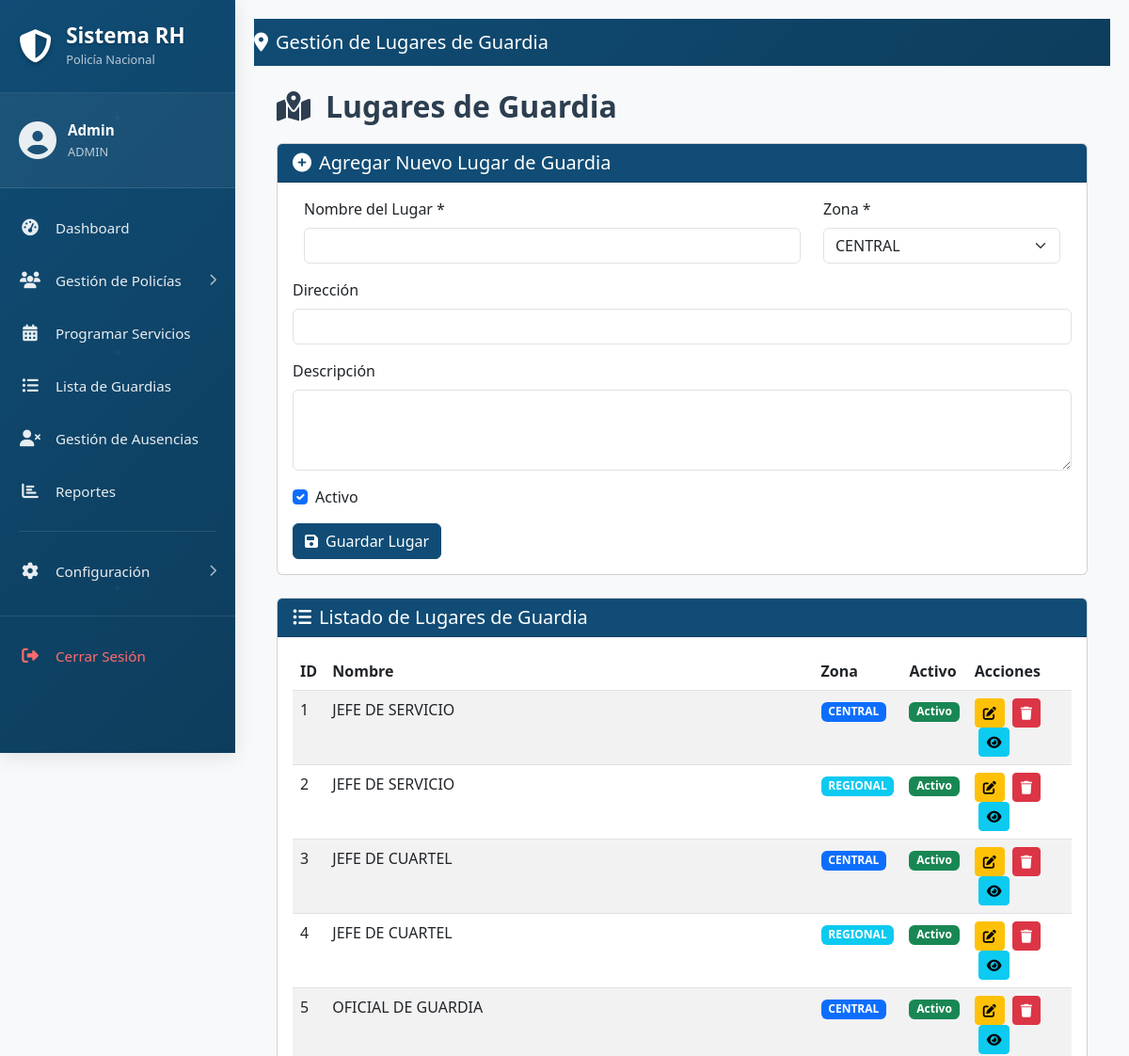
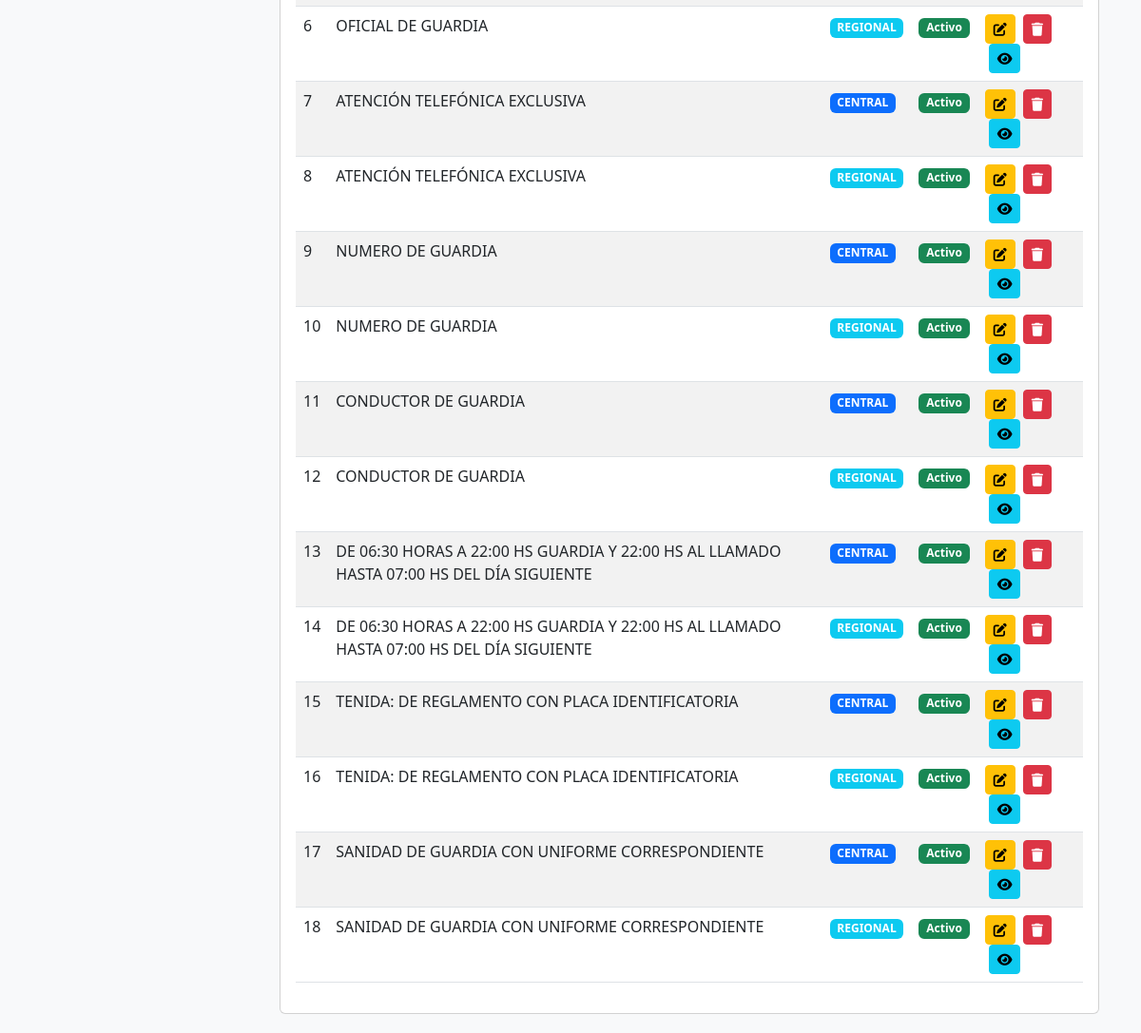
/admin/policias/lugar_guardias/index.php (signed in), run on the app's committed database (2 pictures, top to bottom).
### tables this page shows
CREATE TABLE `usuarios` (
  `id` int NOT NULL,
  `nombre_usuario` varchar(50) NOT NULL,
  `contraseña` varchar(255) NOT NULL,
  `nombre_completo` varchar(100) DEFAULT NULL,
  `email` varchar(100) DEFAULT NULL,
  `rol` enum('ADMIN','SUPERADMIN') DEFAULT 'ADMIN',
  `activo` tinyint(1) DEFAULT '1',
  `creado_en` timestamp NULL DEFAULT CURRENT_TIMESTAMP,
  `actualizado_en` timestamp NULL DEFAULT CURRENT_TIMESTAMP ON UPDATE CURRENT_TIMESTAMP
);

CREATE TABLE `lugares_guardias` (
  `id` int NOT NULL,
  `nombre` varchar(100) NOT NULL,
  `descripcion` text,
  `direccion` varchar(200) DEFAULT NULL,
  `zona` varchar(50) DEFAULT NULL,
  `activo` tinyint(1) DEFAULT '1',
  `created_at` timestamp NULL DEFAULT CURRENT_TIMESTAMP,
  `updated_at` timestamp NULL DEFAULT CURRENT_TIMESTAMP ON UPDATE CURRENT_TIMESTAMP
);

### admin/policias/lugar_guardias/index.php (the view, shortened to what this page needs)
<?php
require_once '../../../cnx/db_connect.php';
$lugares_guardia = [];
$result_lugares = $conn->query("SELECT * FROM lugares_guardias ORDER BY id ASC");
if ($result_lugares) {
    while ($row = $result_lugares->fetch()) {
        $lugares_guardia[] = $row;
    }
}
?>
<!DOCTYPE html>
<html lang="es">
<head>
    <link href="https://cdn.jsdelivr.net/npm/bootstrap@5.3.0/dist/css/bootstrap.min.css" rel="stylesheet">
    <link href="https://cdnjs.cloudflare.com/ajax/libs/font-awesome/6.4.0/css/all.min.css" rel="stylesheet">
</head>
<body>
    <div class="container-fluid">
        <div class="row g-0">
            <?php include '../../inc/sidebar.php'; ?>
            <div class="col-md-9 col-lg-10">
                <main class="main-content">
                    <nav class="navbar navbar-expand-lg navbar-custom-color navbar-dark mb-4">
                        <div class="container-fluid">
                            <span class="navbar-brand mb-0 h1">
                                <i class="fas fa-map-marker-alt me-2"></i>Gestión de Lugares de Guardia
                            </span>
                        </div>
                    </nav>
                    <div class="container-fluid px-4">
                        <h2 class="page-title-custom">
                            <i class="fas fa-map-marked-alt me-3"></i>Lugares de Guardia
                        </h2>
                        <div class="card mb-4">
                            <div class="card-header card-header-custom">
                                <h5 class="mb-0"><i class="fas fa-plus-circle me-2"></i>Agregar Nuevo Lugar de Guardia</h5>
                            </div>
                            <div class="card-body">
                                <form method="POST" action="<?php echo htmlspecialchars($_SERVER['PHP_SELF']); ?>">
                                    <div class="row">
                                        <div class="col-md-8 mb-3">
                                            <label for="nombre_lugar" class="form-label">Nombre del Lugar *</label>
                                            <input type="text" class="form-control" id="nombre_lugar" name="nombre_lugar" required>
                                        </div>
                                        <div class="col-md-4 mb-3">
                                            <label for="zona_lugar" class="form-label">Zona *</label>
                                            <select class="form-select" id="zona_lugar" name="zona_lugar" required>
                                                <option value="CENTRAL">CENTRAL</option>
                                            </select>
                                        </div>
                                    </div>
                                    <div class="mb-3">
                                        <label for="direccion_lugar" class="form-label">Dirección</label>
                                        <input type="text" class="form-control" id="direccion_lugar" name="direccion_lugar">
                                    </div>
                                    <div class="mb-3">
                                        <label for="descripcion_lugar" class="form-label">Descripción</label>
                                        <textarea class="form-control" id="descripcion_lugar" name="descripcion_lugar" rows="3"></textarea>
                                    </div>
                                    <div class="form-check mb-3">
                                        <input class="form-check-input" type="checkbox" value="1" id="activo_lugar" name="activo_lugar" checked>
                                        <label class="form-check-label" for="activo_lugar">Activo</label>
                                    </div>
                                    <button type="submit" class="btn btn-custom-primary"><i class="fas fa-save me-2"></i>Guardar Lugar</button>
                                </form>
                            </div>
                        </div>
                        <div class="card">
                            <div class="card-header card-header-custom">
                                <h5 class="mb-0"><i class="fas fa-list-ul me-2"></i>Listado de Lugares de Guardia</h5>
                            </div>
                            <div class="card-body">
                                <div class="table-responsive">
                                    <table class="table table-striped table-hover">
                                        <thead>
                                            <tr>
                                                <th>ID</th>
                                                <th>Nombre</th>
                                                <th>Zona</th>
                                                <th>Activo</th>
                                                <th>Acciones</th>
                                            </tr>
                                        </thead>
                                        <tbody>
                                            <?php if (count($lugares_guardia) > 0): ?>
                                                <?php foreach ($lugares_guardia as $lugar): ?>
                                                <tr>
                                                    <td><?php echo $lugar['id']; ?></td>
                                                    <td><?php echo htmlspecialchars($lugar['nombre']); ?></td>
                                                    <td>
                                                        <span class="badge bg-<?php echo $lugar['zona'] === 'REGIONAL' ? 'info' : 'primary'; ?>">
                                                            <?php echo htmlspecialchars($lugar['zona']); ?>
                                                        </span>
                                                    </td>
                                                    <td>
                                                        <span class="badge bg-<?php echo $lugar['activo'] ? 'success' : 'danger'; ?>">
                                                            <?php echo $lugar['activo'] ? 'Activo' : 'Inactivo'; ?>
                                                        </span>
                                                    </td>
                                                    <td>
                                                        <a href="editar_lugar.php?id=<?php echo $lugar['id']; ?>" class="btn btn-sm btn-warning me-1" title="Editar"><i class="fas fa-edit"></i></a>
                                                        <a href="#" onclick="confirmarEliminacion(<?php echo $lugar['id']; ?>,'<?php echo htmlspecialchars(addslashes($lugar['nombre'])); ?>')" class="btn btn-sm btn-danger" title="Eliminar"><i class="fas fa-trash"></i></a>
                                                        <a href="detalles_lugar.php?id=<?php echo $lugar['id']; ?>" class="btn btn-sm btn-info ms-1" title="Detalles"><i class="fas fa-eye"></i></a>
                                                    </td>
                                                </tr>
                                                <?php endforeach; ?>
                                            <?php else: ?>
                                                <tr>
                                                    <td colspan="4" class="text-center">No hay lugares de guardia registrados.</td>
                                                </tr>
                                            <?php endif; ?>
                                        </tbody>
                                    </table>
                                </div>
                            </div>
                        </div>
                    </div>
                </main>
            </div>
        </div>
    </div>
</body>
</html>

### admin/inc/sidebar.php (shortened to what this page needs)
<?php
if (isset($_SESSION['usuario_id'])) {
    require_once __DIR__ . '/../../cnx/db_connect.php';
    $stmt = $conn->prepare("SELECT nombre_usuario, rol FROM usuarios WHERE id = ?");
    $stmt->execute([$_SESSION['usuario_id']]);
    $usuario_actual = $stmt->fetch();
}
?>
<div class="col-md-3 col-lg-2 px-0">
    <div class="sidebar modern-sidebar">
        <div class="sidebar-header">
            <div class="logo-container">
                <i class="fas fa-shield-alt logo-icon"></i>
                <div class="logo-text">
                    <h4>Sistema RH</h4>
                    <span class="subtitle">Policía Nacional</span>
                </div>
            </div>
        </div>
        <div class="user-profile">
            <div class="user-avatar">
                <i class="fas fa-user-circle"></i>
            </div>
            <div class="user-info">
                <span class="user-name"><?php echo isset($usuario_actual) ? htmlspecialchars($usuario_actual['nombre_usuario']) : 'Usuario'; ?></span>
                <span class="user-role"><?php echo isset($usuario_actual) ? htmlspecialchars($usuario_actual['rol']) : 'Sistema'; ?></span>
            </div>
        </div>
        <nav class="sidebar-nav">
            <ul class="nav-menu">
                <li class="nav-item <?php echo (isset($_GET['page']) && $_GET['page'] === 'dashboard') ? 'active' : ''; ?>">
                    <a href="/SistemaRH/admin/index.php" class="nav-link">
                        <div class="nav-icon">
                            <i class="fas fa-tachometer-alt"></i>
                        </div>
                        <span class="nav-text">Dashboard</span>
                    </a>
                </li>
                <li class="nav-item has-submenu <?php echo (isset($_GET['page']) && $_GET['page'] === 'policias') ? 'active' : ''; ?>">
                    <a href="#" class="nav-link">
                        <div class="nav-icon">
                            <i class="fas fa-users"></i>
                        </div>
                        <span class="nav-text">Gestión de Policías</span>
                        <i class="fas fa-chevron-right submenu-arrow"></i>
                    </a>
                </li>
                <li class="nav-item <?php echo (isset($_GET['page']) && $_GET['page'] === 'servicios') ? 'active' : ''; ?>">
                    <a href="/SistemaRH/admin/servicios/index.php" class="nav-link">
                        <div class="nav-icon">
                            <i class="fas fa-calendar-alt"></i>
                        </div>
                        <span class="nav-text">Programar Servicios</span>
                    </a>
                </li>
                <li class="nav-item <?php echo (isset($_GET['page']) && $_GET['page'] === 'guardias') ? 'active' : ''; ?>">
                    <a href="/SistemaRH/admin/guardias/index.php" class="nav-link">
                        <div class="nav-icon">
                            <i class="fas fa-list-ul"></i>
                        </div>
                        <span class="nav-text">Lista de Guardias</span>
                    </a>
                </li>
                <li class="nav-item <?php echo (isset($_GET['page']) && $_GET['page'] === 'ausencias') ? 'active' : ''; ?>">
                    <a href="/SistemaRH/admin/ausencias/index.php" class="nav-link">
                        <div class="nav-icon">
                            <i class="fas fa-user-times"></i>
                        </div>
                        <span class="nav-text">Gestión de Ausencias</span>
                    </a>
                </li>
                <li class="nav-item <?php echo (strpos($_SERVER['REQUEST_URI'] ?? '', '/admin/reporte/') !== false) ? 'active' : ''; ?>">
                    <a href="/SistemaRH/admin/reporte/index.php" class="nav-link">
                        <div class="nav-icon">
                            <i class="fas fa-chart-bar"></i>
                        </div>
                        <span class="nav-text">Reportes</span>
                    </a>
                </li>
                <li class="nav-separator"></li>
                <li class="nav-item has-submenu">
                    <a href="#" class="nav-link">
                        <div class="nav-icon">
                            <i class="fas fa-cog"></i>
                        </div>
                        <span class="nav-text">Configuración</span>
                        <i class="fas fa-chevron-right submenu-arrow"></i>
                    </a>
                </li>
                <li class="nav-item logout-item">
                    <a href="/SistemaRH/admin/logout.php" class="nav-link logout-link">
                        <div class="nav-icon">
                            <i class="fas fa-sign-out-alt"></i>
                        </div>
                        <span class="nav-text">Cerrar Sesión</span>
                    </a>
                </li>
            </ul>
        </nav>
    </div>
</div>

### data on the page
usuarios: nombre_usuario "Admin", rol "ADMIN"
lugares_guardias: id "1", nombre "JEFE DE SERVICIO", zona "CENTRAL", activo "Activo"
lugares_guardias: id "2", nombre "JEFE DE SERVICIO", zona "REGIONAL", activo "Activo"
lugares_guardias: id "3", nombre "JEFE DE CUARTEL", zona "CENTRAL", activo "Activo"
lugares_guardias: id "4", nombre "JEFE DE CUARTEL", zona "REGIONAL", activo "Activo"
lugares_guardias: id "5", nombre "OFICIAL DE GUARDIA", zona "CENTRAL", activo "Activo"
lugares_guardias: id "6", nombre "OFICIAL DE GUARDIA", zona "REGIONAL", activo "Activo"
lugares_guardias: id "7", nombre "ATENCIÓN TELEFÓNICA EXCLUSIVA", zona "CENTRAL", activo "Activo"
lugares_guardias: id "8", nombre "ATENCIÓN TELEFÓNICA EXCLUSIVA", zona "REGIONAL", activo "Activo"
lugares_guardias: id "9", nombre "NUMERO DE GUARDIA", zona "CENTRAL", activo "Activo"
lugares_guardias: id "10", nombre "NUMERO DE GUARDIA", zona "REGIONAL", activo "Activo"
lugares_guardias: id "11", nombre "CONDUCTOR DE GUARDIA", zona "CENTRAL", activo "Activo"
lugares_guardias: id "12", nombre "CONDUCTOR DE GUARDIA", zona "REGIONAL", activo "Activo"
lugares_guardias: id "13", nombre "DE 06:30 HORAS A 22:00 HS GUARDIA Y 22:00 HS AL LLAMADO HASTA 07:00 HS DEL DÍA SIGUIENTE", zona "CENTRAL", activo "Activo"
lugares_guardias: id "14", nombre "DE 06:30 HORAS A 22:00 HS GUARDIA Y 22:00 HS AL LLAMADO HASTA 07:00 HS DEL DÍA SIGUIENTE", zona "REGIONAL", activo "Activo"
lugares_guardias: id "15", nombre "TENIDA: DE REGLAMENTO CON PLACA IDENTIFICATORIA", zona "CENTRAL", activo "Activo"
lugares_guardias: id "16", nombre "TENIDA: DE REGLAMENTO CON PLACA IDENTIFICATORIA", zona "REGIONAL", activo "Activo"
lugares_guardias: id "17", nombre "SANIDAD DE GUARDIA CON UNIFORME CORRESPONDIENTE", zona "CENTRAL", activo "Activo"
lugares_guardias: id "18", nombre "SANIDAD DE GUARDIA CON UNIFORME CORRESPONDIENTE", zona "REGIONAL", activo "Activo"
